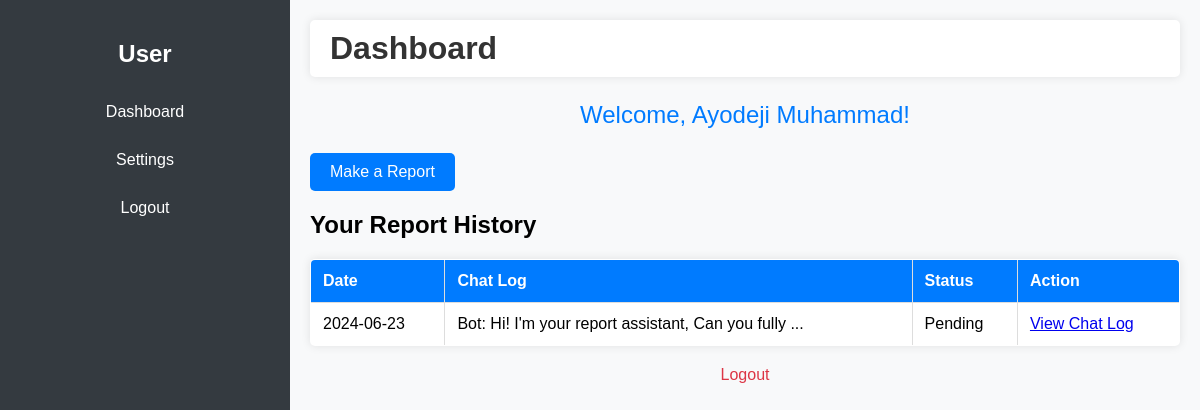
The page /user_dashboard (signed in) on the database its author committed.
### app.py (models this page shows)
class User(UserMixin, db.Model):
    id = db.Column(db.Integer, primary_key=True)
    fullname = db.Column(db.String(100), nullable=False)
    email = db.Column(db.String(100), unique=True, nullable=False)
    password = db.Column(db.String(100), nullable=False)
    is_admin = db.Column(db.Boolean, default=False)
    reports = db.relationship('Report', backref='user', lazy=True)

class Report(db.Model):
    id = db.Column(db.Integer, primary_key=True)
    user_id = db.Column(db.Integer, db.ForeignKey('user.id'), nullable=False)
    chat_log = db.Column(db.Text, nullable=False)
    date = db.Column(db.DateTime, nullable=False, default=datetime.utcnow)
    evidence_filename = db.Column(db.String(200), nullable=True)
    status = db.Column(db.String(50), nullable=False, default='Pending')  # New status column

### app.py (the view)
@app.route('/user_dashboard')
def user_dashboard():
    if 'user_id' not in session:
        return redirect(url_for('login'))
    user_id = session['user_id']
    current_user = User.query.get(user_id)
    reports = Report.query.filter_by(user_id=user_id).order_by(Report.date.desc()).all()
    return render_template('user_dashboard.html', user=current_user, reports=reports)

### templates/user_dashboard.html (shortened to what this page needs)
<!DOCTYPE html>
<html lang="en">
<head>
</head>
<body>
    <div class="sidebar">
        <h2>User</h2>
        <a href="{{ url_for('user_dashboard') }}">Dashboard</a>
        <a href="{{ url_for('user_settings') }}">Settings</a>
        <a href="{{ url_for('logout') }}">Logout</a>
    </div>
    <div class="content">
        <div class="header">
            <h1>Dashboard</h1>
        </div>
        <div class="welcome">
            <p>Welcome, {{ user.fullname }}!</p>
        </div>
        <div class="report-button">
            <a href="{{ url_for('report') }}" class="btn">Make a Report</a>
        </div>
        <div class="report-history">
            <h2>Your Report History</h2>
            <table>
                <thead>
                    <tr>
                        <th>Date</th>
                        <th>Chat Log</th>
                        <th>Status</th>
                        <th>Action</th>
                    </tr>
                </thead>
                <tbody>
                    {% for report in reports %}
                    <tr>
                        <td>{{ report.date.strftime('%Y-%m-%d') }}</td>
                        <td>{{ report.chat_log[:50] }}...</td>
                        <td>{{ report.status }}</td>
                        <td><a href="{{ url_for('user_view_chat_log', report_id=report.id) }}">View Chat Log</a></td>
                    </tr>
                    {% endfor %}
                </tbody>
            </table>
        </div>
        <div class="logout">
            <p><a href="{{ url_for('logout') }}">Logout</a></p>
        </div>
    </div>
</body>
</html>

### templates/user_dashboard.html (style rules this page uses)
body { font-family: Arial, sans-serif; background-color: #f8f9fa; margin: 0; padding: 0; display: flex; height: 100vh; }
.sidebar { width: 250px; background-color: #343a40; color: #fff; display: flex; flex-direction: column; align-items: center; padding: 20px; }
.sidebar h2 { margin: 20px 0; }
.sidebar a { color: #fff; text-decoration: none; width: 100%; padding: 10px 20px; margin: 5px 0; border-radius: 5px; text-align: center; }
.content { flex-grow: 1; padding: 20px; }
.header { display: flex; justify-content: space-between; align-items: center; background-color: #fff; padding: 10px 20px; border-radius: 5px; box-shadow: 0 0 10px rgba(0, 0, 0, 0.1); margin-bottom: 20px; }
.header h1 { margin: 0; color: #333; }
.welcome { text-align: center; margin-top: 20px; font-size: 24px; color: #007bff; }
.btn { display: inline-block; padding: 10px 20px; background-color: #007bff; color: #fff; text-decoration: none; border-radius: 5px; transition: background-color 0.3s ease; }
.logout { text-align: center; margin-top: 20px; }
.logout a { text-decoration: none; color: #dc3545; }
table { width: 100%; border-collapse: collapse; margin-top: 20px; background-color: #fff; border-radius: 5px; overflow: hidden; box-shadow: 0 0 10px rgba(0, 0, 0, 0.1); }
table, th, td { border: 1px solid #ddd; }
th, td { padding: 12px; text-align: left; }
th { background-color: #007bff; color: #fff; }

### rows shown on the page
User: fullname "Ayodeji Muhammad"
Report: date "2024-06-23", chat_log "Bot: Hi! I'm your report assistant, Can you fully", status "Pending"
